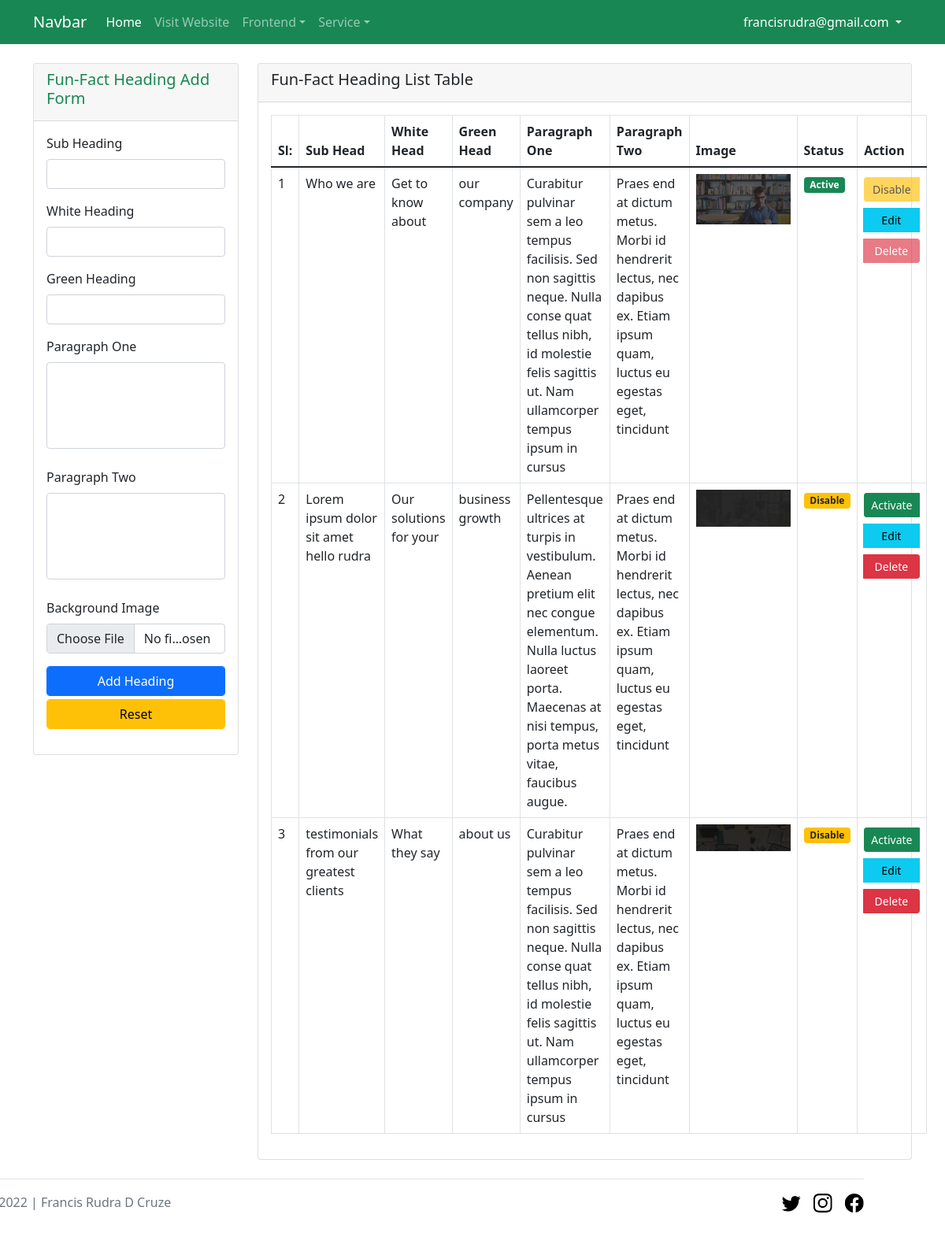
The app's page /admin/fun_fact_head.php (signed in), older data.
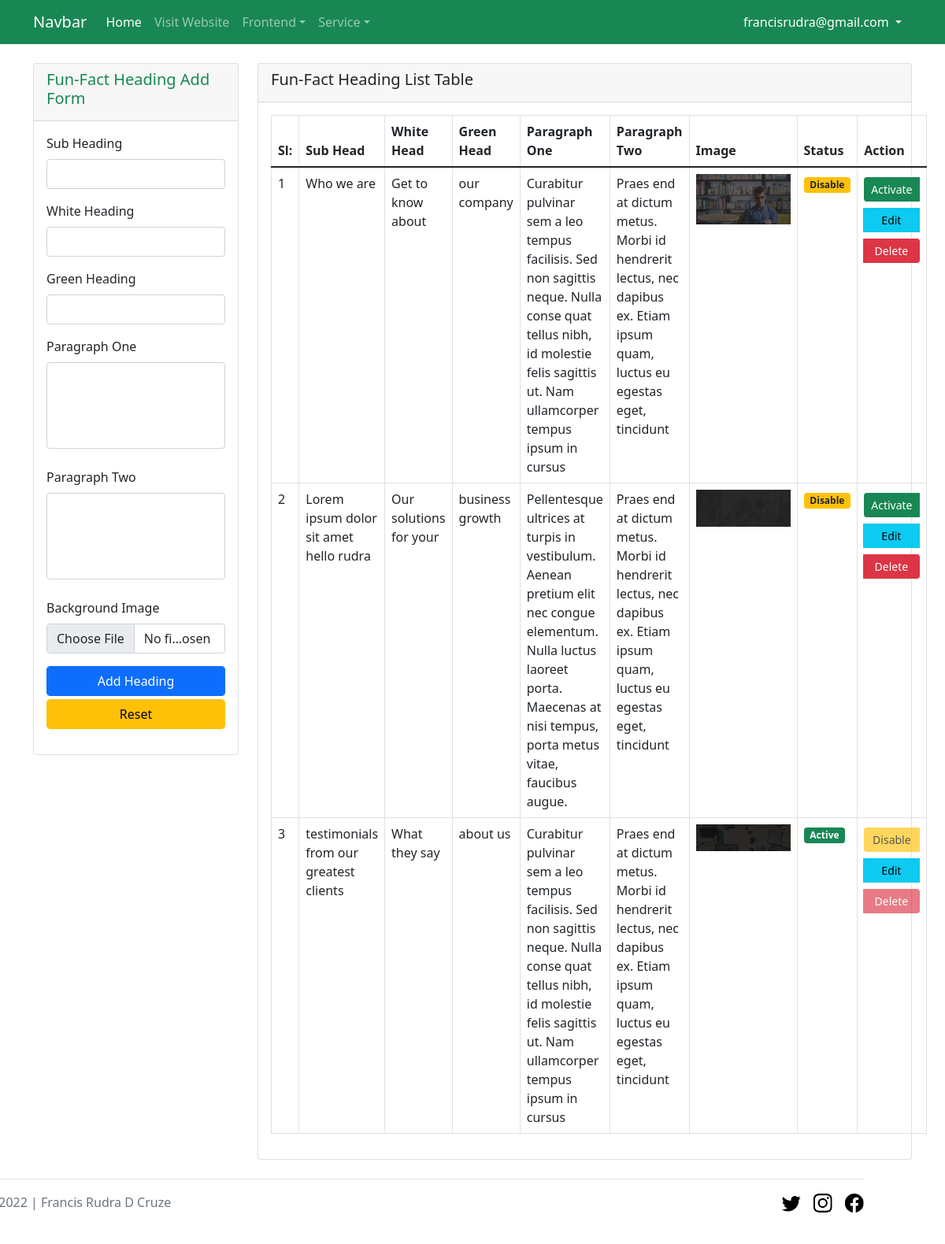
The same page, newer data.
### tables this page shows
CREATE TABLE `fun_facts` (
  `id` int(11) NOT NULL,
  `sub_head` varchar(100) NOT NULL,
  `white_head` varchar(100) NOT NULL,
  `green_head` varchar(100) NOT NULL,
  `paragraph_one` text NOT NULL,
  `paragraph_two` text NOT NULL,
  `active_status` int(1) NOT NULL DEFAULT 0,
  `image_location` varchar(100) NOT NULL
);

### db.php (called while the page is built)
<?php
function db_connect(){
    $db_host = "localhost";
    $db_user = "root";
    $db_pass = "";
    $db_name = "finance_business";
    return mysqli_connect($db_host, $db_user, $db_pass, $db_name);
}
function get_all($table_name){
    $get_query = "SELECT * FROM $table_name";
    return mysqli_query(db_connect(), $get_query);
}
?>

### admin/fun_fact_head.php (the view, shortened to what this page needs)
<?php
    require_once '../header.php';
    require_once 'navbar.php';
    require_once '../db.php';
?>
<section>
    <div class="container">
        <div class="row">
            <div class="col-lg-3">
                <div class="card mt-4">
                    <div class="card-header">
                        <h5 class="card-title text-success text-capitalize">Fun-Fact Heading Add form</h5>
                    </div>
                    <div class="card-body">
                        <form action="fun_fact_post.php" method="post" enctype="multipart/form-data">
                            <div class="mb-3">
                                <label class="form-label">Sub Heading</label>
                                <input type="text" name="sub_head" class="form-control <?php
                                    if (isset($_SESSION['sub_head_null'])) {
                                        echo $_SESSION['sub_head_null'];
                                        unset($_SESSION['sub_head_null']);
                                    }
                                ?>" value="<?php
                                    if (isset($_SESSION['sub_head_fill'])) {
                                        echo $_SESSION['sub_head_fill'];
                                    }
                                ?>">
                            </div>
                            <div class="mb-3">
                                <label class="form-label">White Heading</label>
                                <input type="text" name="white_head" class="form-control <?php
                                    if (isset($_SESSION['white_head_null'])) {
                                        echo $_SESSION['white_head_null'];
                                        unset($_SESSION['white_head_null']);
                                    }
                                ?>" value="<?php
                                    if (isset($_SESSION['white_head_fill'])) {
                                        echo $_SESSION['white_head_fill'];
                                    }
                                ?>">
                            </div>
                            <div class="mb-3">
                                <label class="form-label">Green Heading</label>
                                <input type="text" name="green_head" class="form-control <?php
                                    if (isset($_SESSION['green_head_null'])) {
                                        echo $_SESSION['green_head_null'];
                                        unset($_SESSION['green_head_null']);
                                    }
                                ?>" value="<?php
                                    if (isset($_SESSION['green_head_fill'])) {
                                        echo $_SESSION['green_head_fill'];
                                    }
                                ?>">
                            </div>
                            <div class="mb-4">
                                <label class="form-label">Paragraph One</label>
                                <textarea name="paragraph_one" style="resize: none;" cols="30" rows="4" class="form-control <?php
                                    if (isset($_SESSION['paragraph_one_null'])) {
                                        echo $_SESSION['paragraph_one_null'];
                                        unset($_SESSION['paragraph_one_null']);
                                    }
                                ?>"><?php
                                ?></textarea>
                            </div>
                            <div class="mb-4">
                                <label class="form-label">Paragraph Two</label>
                                <textarea name="paragraph_two" style="resize: none;" cols="30" rows="4" class="form-control <?php
                                    if (isset($_SESSION['paragraph_two_null'])) {
                                        echo $_SESSION['paragraph_two_null'];
                                        unset($_SESSION['paragraph_two_null']);
                                    }
                                ?>"><?php
                            ?></textarea>
                            </div>
                            <div class="mb-3">
                                <label class="form-label">Background Image</label>
                                <input type="file" name="fun_fact_bg_image" class="form-control <?php
                                    if (isset($_SESSION['fun_fact_bg_image_null'])) {
                                        echo $_SESSION['fun_fact_bg_image_null'];
                                        unset($_SESSION['fun_fact_bg_image_null']);
                                    }
                                    if(isset($_SESSION['fun_fact_bg_image_big'])) {
                                        echo $_SESSION['fun_fact_bg_image_big'];
                                        unset($_SESSION['fun_fact_bg_image_big']);
                                    }
                                    if (isset($_SESSION['fun_fact_bg_image_extension'])) {
                                        echo $_SESSION['fun_fact_bg_image_extension'];
                                        unset($_SESSION['fun_fact_bg_image_extension']);
                                    }
                                ?>">
                            </div>
                            <div class="mb-1">
                                <button class="btn btn-primary form-control" type="submit">Add Heading</button>
                            </div>
                            <div class="mb-3">
                                <button type="reset" class="btn btn-warning form-control">Reset</button>
                            </div>
                        </form>
                    </div>
                </div>
            </div>
            <div class="col-lg-9">
                <div class="card mt-4">
                    <div class="card-header">
                        <h5 class="card-title text-capitalize">Fun-Fact Heading list table</h5>
                    </div>
                    <div class="card-body">
                        <table class="table table-bordered">
                            <thead>
                                <tr>
                                    <th>Sl:</th>
                                    <th>Sub Head</th>
                                    <th>White Head</th>
                                    <th>Green Head</th>
                                    <th>Paragraph One</th>
                                    <th>Paragraph Two</th>
                                    <th>Image</th>
                                    <th>Status</th>
                                    <th>Action</th>
                                </tr>
                            </thead>
                            <tbody>
                                <?php foreach (get_all('fun_facts') as $key => $fun_fact_head) : ?>
                                    <tr>
                                        <td><?= $key + 1 ?></td>
                                        <td><?= $fun_fact_head['sub_head'] ?></td>
                                        <td><?= $fun_fact_head['white_head'] ?></td>
                                        <td><?= $fun_fact_head['green_head'] ?></td>
                                        <td><?= $fun_fact_head['paragraph_one'] ?></td>
                                        <td><?= $fun_fact_head['paragraph_two'] ?></td>
                                        <td>
                                            <img style="width: 120px;" src="../<?= $fun_fact_head['image_location'] ?>" alt="Image Location">
                                        </td>
                                        <td>
                                            <?php if($fun_fact_head['active_status'] == 1): ?>
                                                <span class="badge rounded bg-success">Active</span>
                                            <?php else: ?>
                                                    <span class="badge rounded text-dark bg-warning">Disable</span>
                                            <?php endif ?>
                                        </td>
                                        <td>
                                            <div class="btn-group btn-group-sm d-flex flex-column" role="group" aria-label="Basic mixed styles example">
                                                <?php
                                                    if($fun_fact_head['active_status'] == 1):
                                                ?>
                                                    <a href="" class="btn btn-warning my-1 disabled">Disable</a>
                                                <?php
                                                    else:
                                                ?>
                                                    <a href="fun_fact_status.php?fun_fact_id=<?= $fun_fact_head['id'] ?>&status=1" class="btn btn-success my-1">Activate</a>
                                                <?php endif ?>
                                                <a href="fun_fact_head_edit.php?fun_fact_id=<?= $fun_fact_head['id'] ?>" class="btn btn-info my-1">Edit</a>
                                                <button type="button" value="<?php
                                                    if (!isset($_SESSION['delete_disable'])) {
                                                        echo "fun_fact_status.php?fun_fact_id=" . $fun_fact_head['id'] . "&status=2";
                                                    }?>" class="delete Btn btn btn-danger my-1 <?php
                                                    if (isset($_SESSION['delete_disable'])) {
                                                        echo $_SESSION['delete_disable'];
                                                    }
                                                ?>">Delete</button>
                                            </div>
                                        </td>
                                    </tr>
                                <?php endforeach ?>
                            </tbody>
                        </table>
                    </div>
                </div>
            </div>
        </div>
    </div>
</section>
<?php require_once '../footer.php'; ?>

### header.php (shortened to what this page needs)
<!doctype html>
<html lang="en">
<head>
    <link href="https://cdn.jsdelivr.net/npm/bootstrap@5.1.3/dist/css/bootstrap.min.css" rel="stylesheet">
    <link rel="stylesheet" href="https://cdnjs.cloudflare.com/ajax/libs/font-awesome/4.7.0/css/font-awesome.min.css"/>
    <link rel="stylesheet" href="style.css">
    <link rel="stylesheet" href="../style.css">
</head>
<body>

### admin/navbar.php (shortened to what this page needs)
<nav class="navbar navbar-expand-lg navbar-dark bg-success">
  <div class="container">
    <a class="navbar-brand" href="#">Navbar</a>
    <div class="collapse navbar-collapse" id="navbarSupportedContent">
      <ul class="navbar-nav me-auto mb-2 mb-lg-0">
        <li class="nav-item">
          <a class="nav-link active" aria-current="page" href="dashboard.php">Home</a>
        </li>
        <li class="nav-item">
          <a class="nav-link" href="../index.php" target="_blank">Visit Website</a>
        </li>
        <li class="nav-item dropdown">
          <a class="nav-link dropdown-toggle" href="#" id="navbarDropdown" role="button" data-bs-toggle="dropdown" aria-expanded="false">Frontend</a>
              <?php
                require_once '../db.php';
              ?>
        </li>
        <li class="nav-item dropdown">
          <a class="nav-link dropdown-toggle" href="#" id="navbarDropdown" role="button" data-bs-toggle="dropdown" aria-expanded="false">Service</a>
        </li>
      </ul>
      <div class="dropdown">
        <button class="btn btn-success dropdown-toggle" type="button" id="dropdownMenuButton1" data-bs-toggle="dropdown" aria-expanded="false">
          <?= $_SESSION['email']; ?>
        </button>
      </div>
    </div>
  </div>
</nav>

### footer.php (shortened to what this page needs)
<div class="container footer_control">
    <footer class="d-flex flex-wrap justify-content-between align-items-center py-3 my-4 border-top">
        <div class="col-md-4 d-flex align-items-center">
            <span class="text-muted">&copy; 2022 | Francis Rudra D Cruze</span>
        </div>
        <ul class="nav col-md-4 justify-content-end list-unstyled d-flex">
            <li class="ms-3"><a class="text-muted" href="#"><svg class="bi" width="24" height="24">
                        <use xlink:href="#twitter" />
                    </svg></a></li>
            <li class="ms-3"><a class="text-muted" href="#"><svg class="bi" width="24" height="24">
                        <use xlink:href="#instagram" />
                    </svg></a></li>
            <li class="ms-3"><a class="text-muted" href="#"><svg class="bi" width="24" height="24">
                        <use xlink:href="#facebook" />
                    </svg></a></li>
        </ul>
    </footer>
</div>
</body>
</html>

### style.css (style rules this page uses)
.footer_control { position: relative; bottom: 0; left: 50%; transform: translateX(-58%); -webkit-transform: translateX(-58%); -moz-transform: translateX(-58%); -ms-transform: translateX(-58%); -o-transform: translateX(-58%); }

Row changes from the older to the newer data that the page shows:
changed fun_facts "Who we are": active_status "Active" → "Activate"
changed fun_facts "testimonials from our greatest clients": active_status "Activate" → "Active"
